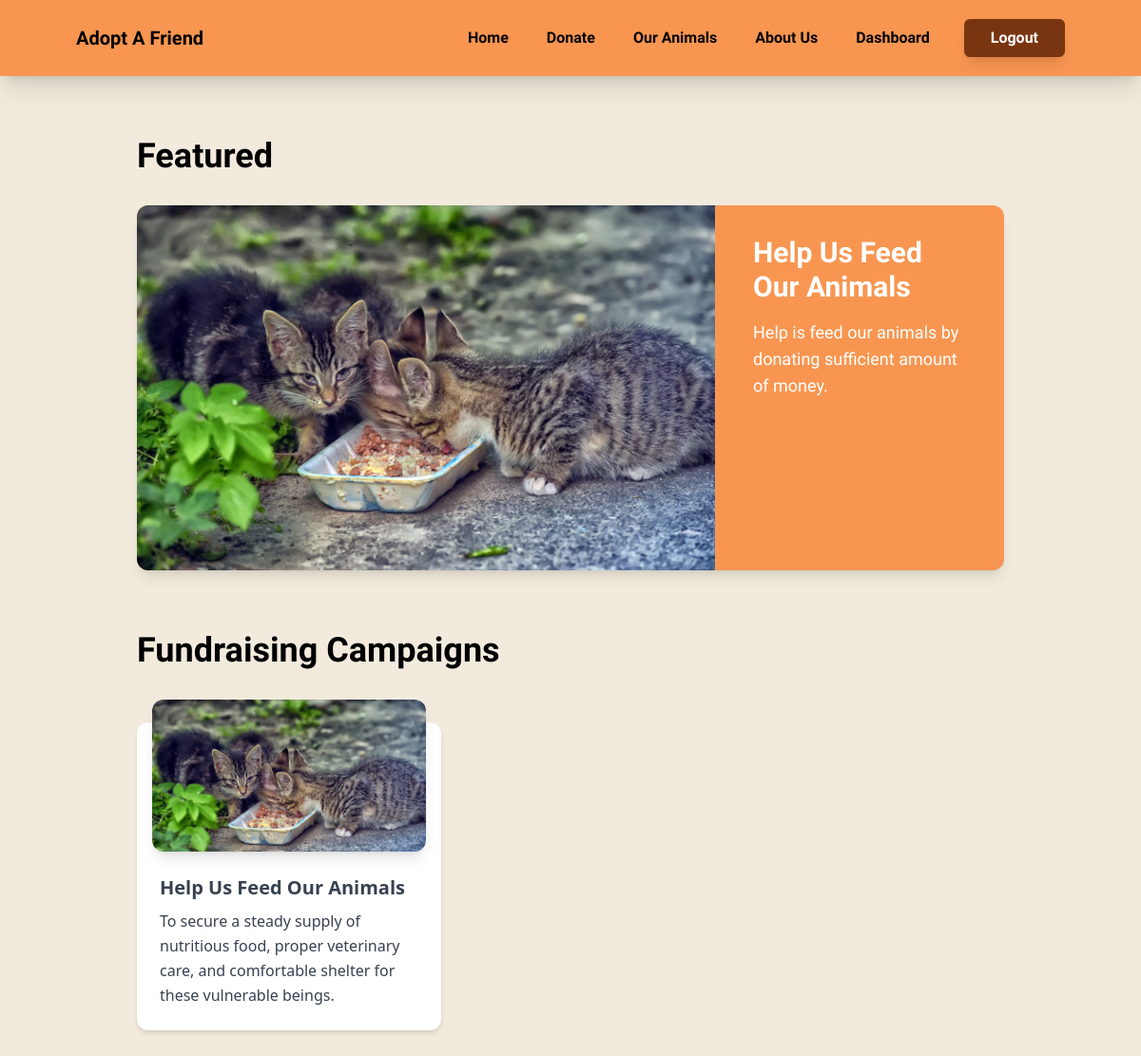
The page /donation_page/ (signed in) on the database as committed earlier.
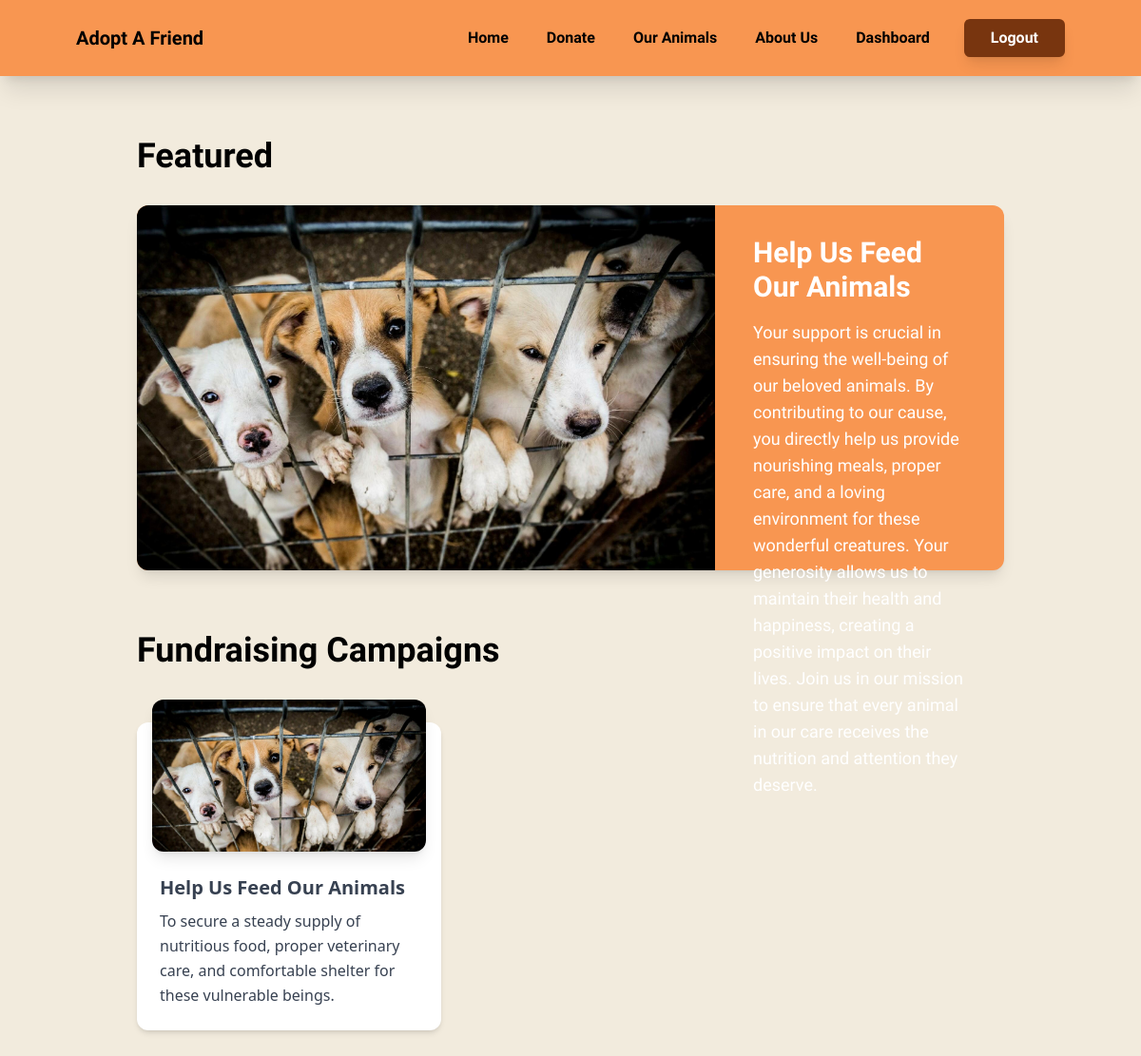
The same page on the database as committed later.
### donation/models.py (models this page shows)
class FundraisingCampaign(models.Model):
    campaignId = models.CharField(max_length=20, default=generate_campaign_key, primary_key=True, unique=True)
    campaignName = models.CharField(max_length=50, null=False, blank=False, unique=True)
    campaignDescription = models.TextField(max_length=800, blank=True, null=True)
    campaignGoal = models.DecimalField(max_digits=8, null=False, decimal_places=2)
    campaignPurpose = models.TextField(max_length=200, null=False, blank=False, default="")
    campaignImage = models.ImageField(upload_to='static/image/campaign_img')

### donation/views.py (the view)
# urls.py: path('donation_page/', views.donation_page, name='donation_page'),
def donation_page(request):
    campaigns = list(FundraisingCampaign.objects.all())  # Convert QuerySet to a list
    random.shuffle(campaigns)
    featured_campaign = campaigns[0]
    context = {'featured_campaign': featured_campaign, 'campaigns': campaigns}
    return render(request, 'donation/donation_page.html', context)

### donation/templates/donation/donation_page.html (shortened to what this page needs)
{% extends 'main/base.html' %}
{% load static %}
{% block content %}
<div style="font-family: 'Imprima';">
  {% if featured_campaign %}
    <div class="mx-36 my-8">
        <h1 class="text-4xl mt-16 mb-8 font-bold">Featured</h1>
        <div class="h-96 w-full grid grid-cols-3 rounded-xl shadow-lg" style="background-color: #f89651;">
          <div class="bg-white h-96 w-full py-30 rounded-l-xl col-span-2" style="background-image: url('{{ featured_campaign.campaignImage.url }}'); background-size: cover;"></div>
          <div class="my-8 mx-10 text-white text-lg relative">
            <p class="font-bold text-3xl">{{ featured_campaign.campaignName }}</p>
            <p class="mt-4">{{ featured_campaign.campaignDescription }}</p>
          </div>
        </div>
    </div>
  {% endif %}
  <h1 class="text-4xl mx-36 mt-16 mb-8 font-bold">Fundraising Campaigns</h1>
    <div class="mx-36 my-14 grid grid-cols-3 gap-x-6 gap-y-6">
      {% for campaign in campaigns %}
      <a href="{% url 'campaign_details' campaign_id=campaign.campaignId %}">
        <div class="relative flex w-80 flex-col rounded-xl bg-white bg-clip-border text-gray-700 shadow-md justify-center transition ease-in-out delay-150 hover:-translate-y-1 hover:scale-110 duration-300">
          <div class="relative mx-4 -mt-6 h-40 overflow-hidden rounded-xl bg-blue-gray-500 bg-clip-border text-white shadow-lg shadow-blue-gray-500/40 bg-gradient-to-r from-blue-500 to-blue-600" style="background-image: url('{{ campaign.campaignImage.url }}'); background-size: cover;">
          </div>
          <div class="p-6">
            <h5 class="mb-2 block font-sans text-xl font-semibold leading-snug tracking-normal text-blue-gray-900 antialiased">
              {{ campaign.campaignName }}
            </h5>
            <p class="block font-sans text-base font-light leading-relaxed text-inherit antialiased">
              {{ campaign.campaignPurpose }}
            </p>
          </div>
        </div>
      </a>
      {% endfor %}
    </div>
</div>
{% endblock %}

Rows that differ between the two databases and show on the page:
changed FundraisingCampaign "Help Us Feed Our Animals": campaignImage: a different picture; campaignDescription "Help is feed our animals by donating sufficient amount of money." → "Your support is crucial in ensuring the well-being of our beloved animals. By contributing to our cause, you directly help us provide nourishing meals, proper care, and a loving environment for these wonderful creatures. Your generosity allows us to maintain their health and happiness, creating a positive impact on their lives. Join us in our mission to ensure that every animal in our care receives the nutrition and attention they deserve."
